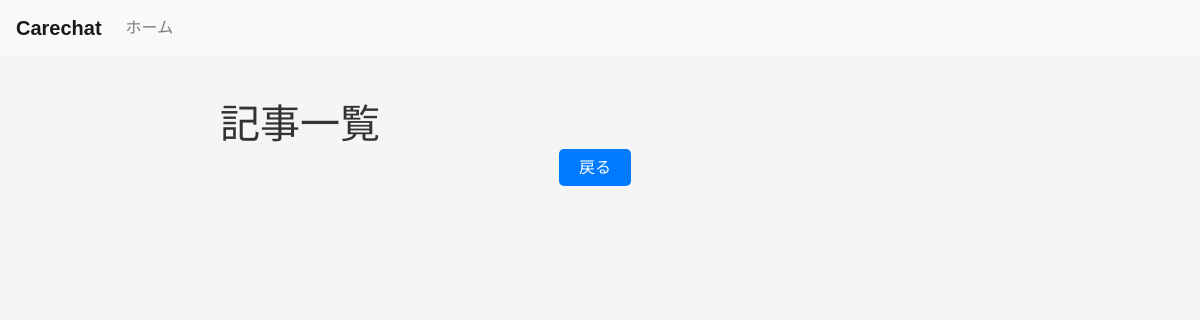
/article_list/ (signed in), run on an earlier commit of the app's database.
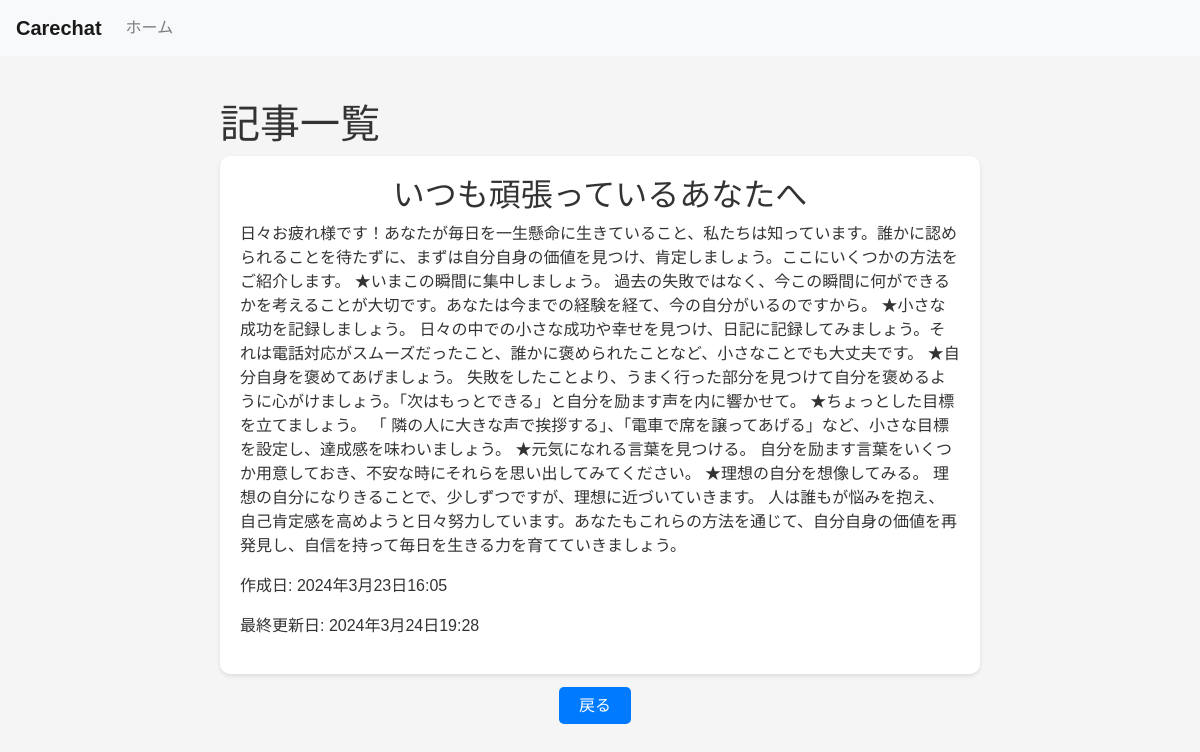
And on a later commit of the database.
### firstapp/models.py (models this page shows, shortened)
class Article(models.Model):
    title = models.CharField('タイトル', max_length=255)
    text = models.TextField('本文')
    created_at = models.DateTimeField('作成日時', auto_now_add=True)
    update_at = models.DateTimeField('更新日時', auto_now=True)

### firstapp/views.py (the view)
# urls.py: path('article_list/', views.article_list, name='article_list'),
@login_required
def article_list(request):
    articles = Article.objects.all().order_by('-created_at')  # 作成日時の降順で記事を取得
    return render(request, 'firstapp/article_list.html', {'articles': articles})

### firstapp/templates/firstapp/article_list.html
{% extends 'firstapp/base.html' %}
{% block content %}
<div class="article-list">
    <h1>記事一覧</h1>
    {% for article in articles %}
    <div class="article">
        <h2>{{ article.title }}</h2>
        <p>{{ article.text|safe }}</p>
        <p>作成日: {{ article.created_at }}</p>
        <p>最終更新日: {{ article.update_at }}</p>
    </div>
    {% endfor %}
    <div style="text-align: center;">
        <a href="{% url 'firstapp:home' %}" class="btn-secondary">戻る</a>
    </div>
</div>
{% endblock %}

### firstapp/templates/firstapp/base.html (shortened to what this page needs)
<!DOCTYPE html>
<html lang="ja">
<head>
    <link rel="stylesheet" href="https://stackpath.bootstrapcdn.com/bootstrap/4.5.2/css/bootstrap.min.css">
    <link rel="stylesheet" href="https://use.fontawesome.com/releases/v5.8.1/css/all.css">
    {% load static %}
    <link rel="stylesheet" href="{% static 'css/styles.css' %}">
</head>
<body>
    <nav class="navbar navbar-expand-lg navbar-light bg-light">
        <a class="navbar-brand" href="#">Carechat</a>
        <div class="collapse navbar-collapse" id="navbarNav">
            <ul class="navbar-nav">
                <li class="nav-item">
                    <a class="nav-link" href="{% url 'firstapp:home' %}">ホーム</a>
                </li>
            </ul>
        </div>
    </nav>
    <div class="container mt-4">
        {% block content %}{% endblock %}
    </div>
</body>
</html>

### firstapp/static/css/styles.css (style rules this page uses)
h2 { text-align: center; }
body { font-family: 'Arial', sans-serif; background-color: #f5f5f5; color: #333; }
a { text-decoration: none; }
.btn-primary, .btn-secondary { width: auto; font-size: 16px; padding: 10px 20px; margin: 20px auto; }
button, .btn-primary, .btn-secondary { background-color: #007bff; color: white; border: none; padding: 10px 20px; margin-top: 10px; margin-right: 10px; border-radius: 5px; cursor: pointer; width: auto; box-sizing: border-box; }
.navbar-brand { font-weight: bold; }
.nav-link { font-size: 16px; }
.article-list { max-width: 800px; margin: auto; padding: 20px; }
.article { margin-bottom: 20px; padding: 20px; background-color: #ffffff; border-radius: 10px; box-shadow: 0 2px 4px rgba(0, 0, 0, 0.1); text-align: left; }

What changed in the data, as far as the page shows it:
added Article: title "いつも頑張っているあなたへ", text "日々お疲れ様です！あなたが毎日を一生懸命に生きていること、私たちは知っています。誰かに認められることを待たずに、まずは自分自身の価値を見つけ、肯定しましょう。ここにいくつかの方法をご紹介します。 ★いまこの瞬間に集中しましょう。 過去の失敗ではなく、今この瞬間に何ができるかを考えることが大切です。あなたは今までの経験を経て、今の自分がいるのですから。 ★小さな成功を記録しましょう。 日々の中での小さな成功や幸せを見つけ、日記に記録してみましょう。それは電話対応がスムーズだったこと、誰かに褒められたことなど、小さなことでも大丈夫です。 ★自分自身を褒めてあげましょう。 失敗をしたことより、うまく行った部分を見つけて自分を褒めるように心がけましょう。「次はもっとできる」と自分を励ます声を内に響かせて。 ★ちょっとした目標を立てましょう。 「 隣の人に大きな声で挨拶する」、「電車で席を譲ってあげる」など、小さな目標を設定し、達成感を味わいましょう。 ★元気になれる言葉を見つける。 自分を励ます言葉をいくつか用意しておき、不安な時にそれらを思い出してみてください。 ★理想の自分を想像してみる。 理想の自分になりきることで、少しずつですが、理想に近づいていきます。 人は誰もが悩みを抱え、自己肯定感を高めようと日々努力しています。あなたもこれらの方法を通じて、自分自身の価値を再発見し、自信を持って毎日を生きる力を育てていきましょう。", created_at "2024年3月23日16:05", update_at "2024年3月24日19:28"
